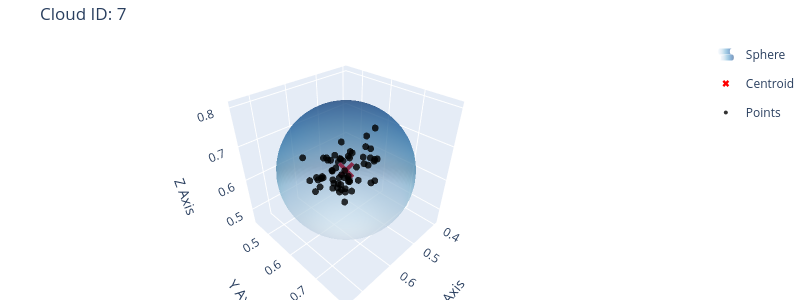
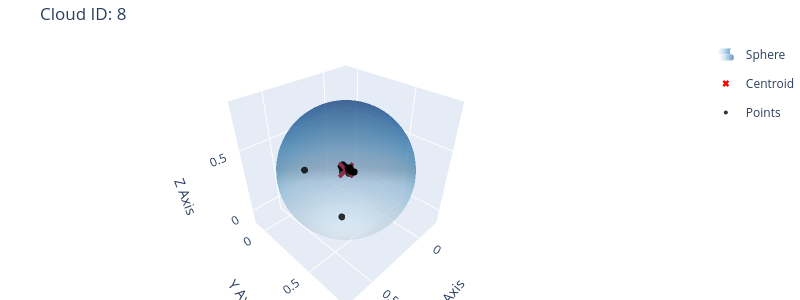

The cell these charts' notebook holds for them, in order:
### Code cell
for cld in teda.c:
    #print('Rmax:', cld.Rmax, 'Vmax:', cld.Vmax, 'Vnorm:', cld.Vnorm, 'Vref:', cld.Vref)
    print('v:',cld.v, 'n:', cld.n)
    PlotSphere3D(cld.x, cld.mean, cld.Rmax, w=800, h=300, title=f'Cloud ID: {cld.ID}')
    #PlotTwoScales(y1=cld.R_,y2=cld.V_,y1_name='Radius',y2_name='Volume')
